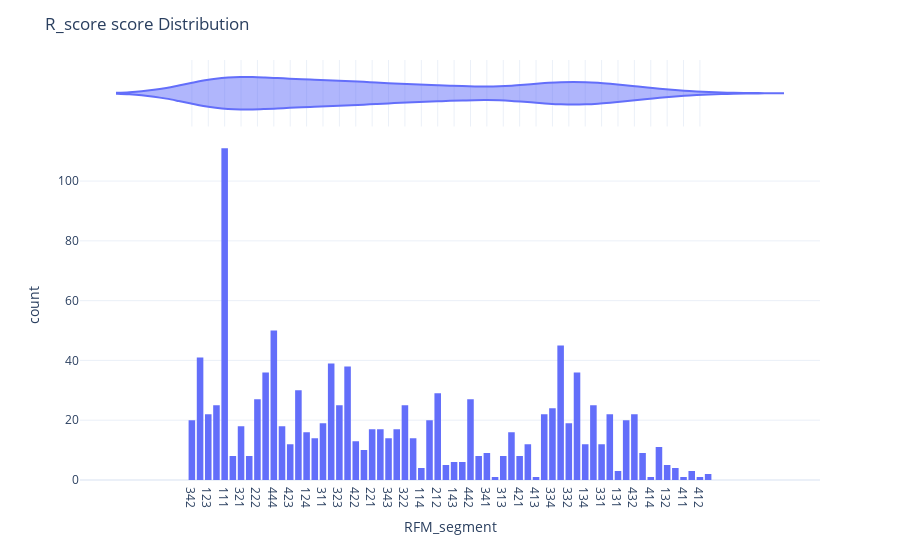

The code cell stored with this chart in its notebook:
### Code cell
fig = px.histogram(rfm, x="RFM_segment", 
                   marginal="violin", template="plotly_white",
                   hover_data=rfm.columns)
fig.update_layout(title=f'R_score score Distribution')
fig.show()
plt.savefig('outputs1_jpeg')

### Figure 1 — Plotly figure (JSON) as saved in the notebook; plotly's stock layout.template omitted (floating-point values rounded to 4 significant figures; data arrays with more than 128 entries replaced by an {"elided": "..."} marker saying what was removed)
{"data": [{"alignmentgroup": "True", "bingroup": "x", "hovertemplate": "RFM_segment=%{x}<br>count=%{y}<extra></extra>", "legendgroup": "", "marker": {"color": "#636efa", "pattern": {"shape": ""}}, "name": "", "offsetgroup": "", "orientation": "v", "showlegend": false, "type": "histogram", "x": {"elided": "1163 str values"}, "xaxis": "x", "yaxis": "y"}, {"alignmentgroup": "True", "customdata": {"elided": "1163x9 mixed values"}, "hovertemplate": "RFM_segment=%{x}<br>kodebarang=%{customdata[0]}<br>Recency=%{customdata[1]}<br>Frequency=%{customdata[2]}<br>Monetary_Value=%{customdata[3]}<br>R_score=%{customdata[4]}<br>F_score=%{customdata[5]}<br>M_score=%{customdata[6]}<br>RFM_score=%{customdata[7]}<br>Purchased_Items_Level=%{customdata[8]}<extra></extra>", "legendgroup": "", "marker": {"color": "#636efa"}, "name": "", "offsetgroup": "", "scalegroup": "x", "showlegend": false, "type": "violin", "x": {"elided": "1163 str values"}, "xaxis": "x2", "yaxis": "y2"}], "layout": {"barmode": "relative", "legend": {"tracegroupgap": 0}, "margin": {"t": 60}, "title": {"text": "R_score score Distribution"}, "xaxis": {"anchor": "y", "domain": [0, 1], "title": {"text": "RFM_segment"}}, "xaxis2": {"anchor": "y2", "domain": [0, 1], "matches": "x", "showgrid": true, "showticklabels": false}, "yaxis": {"anchor": "x", "domain": [0, 0.8316], "title": {"text": "count"}}, "yaxis2": {"anchor": "x2", "domain": [0.8416, 1], "matches": "y2", "showgrid": false, "showline": false, "showticklabels": false, "ticks": ""}}}
